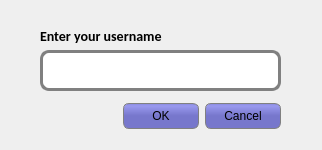
<?xml version="1.0" encoding="UTF-8"?>
<ui version="4.0">
 <class>Dialog</class>
 <widget class="QDialog" name="Dialog">
  <property name="geometry">
   <rect>
    <x>0</x>
    <y>0</y>
    <width>322</width>
    <height>150</height>
   </rect>
  </property>
  <property name="minimumSize">
   <size>
    <width>322</width>
    <height>150</height>
   </size>
  </property>
  <property name="maximumSize">
   <size>
    <width>322</width>
    <height>150</height>
   </size>
  </property>
  <property name="windowTitle">
   <string>Create a profile</string>
  </property>
  <property name="styleSheet">
   <string notr="true">QLineEdit{
padding: 2px;
border: 3px solid gray;
border-radius: 9px;
}

QLabel{
font-family: calibri;
font-weight: bold;
font-size: 14px
}

QPushButton{
border: 1px solid grey;
border-radius: 6px;
background-color: QLinearGradient( x1: 0, y1: 0, x2: 0, y2: 1, stop: 0 #88d, stop: 0.1 #99e, stop: 0.49 #77c);
padding: 2px;
height: 20px;
width: 70px
}</string>
  </property>
  <widget class="QDialogButtonBox" name="buttonBox">
   <property name="geometry">
    <rect>
     <x>-60</x>
     <y>100</y>
     <width>341</width>
     <height>32</height>
    </rect>
   </property>
   <property name="orientation">
    <enum>Qt::Horizontal</enum>
   </property>
   <property name="standardButtons">
    <set>QDialogButtonBox::Cancel|QDialogButtonBox::Ok</set>
   </property>
  </widget>
  <widget class="QLineEdit" name="name">
   <property name="geometry">
    <rect>
     <x>40</x>
     <y>50</y>
     <width>241</width>
     <height>41</height>
    </rect>
   </property>
   <property name="clearButtonEnabled">
    <bool>true</bool>
   </property>
  </widget>
  <widget class="QLabel" name="label">
   <property name="geometry">
    <rect>
     <x>40</x>
     <y>25</y>
     <width>191</width>
     <height>21</height>
    </rect>
   </property>
   <property name="text">
    <string>Enter your username</string>
   </property>
  </widget>
 </widget>
 <resources/>
 <connections>
  <connection>
   <sender>buttonBox</sender>
   <signal>accepted()</signal>
   <receiver>Dialog</receiver>
   <slot>accept()</slot>
   <hints>
    <hint type="sourcelabel">
     <x>248</x>
     <y>254</y>
    </hint>
    <hint type="destinationlabel">
     <x>157</x>
     <y>274</y>
    </hint>
   </hints>
  </connection>
  <connection>
   <sender>buttonBox</sender>
   <signal>rejected()</signal>
   <receiver>Dialog</receiver>
   <slot>reject()</slot>
   <hints>
    <hint type="sourcelabel">
     <x>316</x>
     <y>260</y>
    </hint>
    <hint type="destinationlabel">
     <x>286</x>
     <y>274</y>
    </hint>
   </hints>
  </connection>
 </connections>
</ui>
